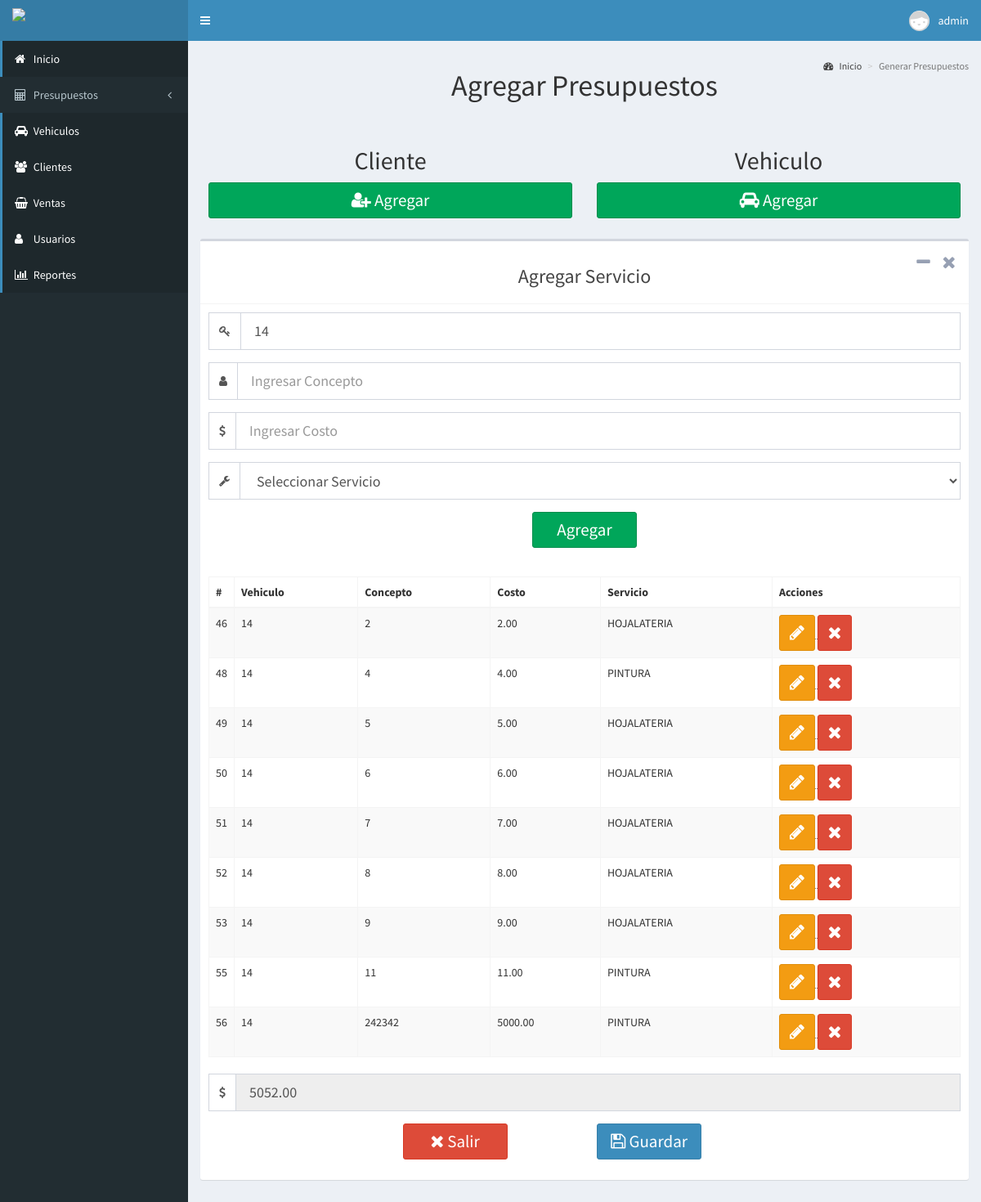
The app's page /presupuesto (signed in) with its own data.
### tables this page shows
CREATE TABLE `servicio` (
  `codigo` int(11) NOT NULL,
  `concepto` text DEFAULT NULL,
  `costo` decimal(10,2) DEFAULT NULL,
  `tipo` varchar(80) DEFAULT NULL,
  `Id_v` int(11) DEFAULT NULL
);

### controladores/plantilla.controlador.php (called while the page is built)
<?php
class ControladorPlantilla{
	public static function ctrPlantilla(){
		include "vistas/plantilla.php";
	}
}

### index.php (called while the page is built, shortened)
<?php
require_once "controladores/plantilla.controlador.php";
require_once "controladores/vehiculos.controlador.php";
require_once "controladores/servicio.controlador.php";
require_once "modelos/vehiculos.modelo.php";
require_once "modelos/servicio.modelo.php";
$plantilla = new ControladorPlantilla();
$plantilla -> ctrPlantilla();

### controladores/vehiculos.controlador.php (called while the page is built, shortened)
<?php
class ControladorVehiculos{
    public static function ctrMostrarVehiculo2($item){
        $tabla = "vehiculo";
        $respuesta = ModeloVehiculos::MdlMostrarVehiculo2($tabla,$item);
        return $respuesta;
    }
}

### modelos/conexion.php (called while the page is built)
<?php
class Conexion{
	 public static function conectar(){
		$link = new PDO("mysql:host=localhost;dbname=luismart",
			            "root",
			            "");
		$link -> exec("set names utf8");
		return $link;
	}
}

### modelos/vehiculos.modelo.php (called while the page is built, shortened)
<?php
require_once "conexion.php";
class ModeloVehiculos
{
	public static function MdlMostrarVehiculo2($tabla, $item)
	{
		if ($item == null) {
			$stmt = Conexion::conectar()->prepare("SELECT MAX(id_v) FROM $tabla");
			$stmt->execute();
			return $stmt->fetch();
		}
	}
}

### controladores/servicio.controlador.php (called while the page is built, shortened)
<?php
class ControladorServicios
{
    public static function ctrMostrarServicio($item, $valor)
    {
        $tabla = "servicio";
        $respuesta = ModeloServicio::MdlMostrarServicio($tabla, $item, $valor);
        return $respuesta;
    }
    public static function ctrMostrarServicio2($item)
    {
        $tabla = "servicio";
        $respuesta = ModeloServicio::MdlMostrarServicio2($tabla, $item);
        return $respuesta;
    }
}

### modelos/servicio.modelo.php (called while the page is built, shortened)
<?php
require_once "conexion.php";
class ModeloServicio
{
	public static function MdlMostrarServicio($tabla, $item, $valor)
	{
		if ($item != null) {
			$stmt = Conexion::conectar()->prepare(
				"SELECT * FROM $tabla WHERE $item = :$item"
			);
			$stmt->bindParam(":" . $item, $valor, PDO::PARAM_STR);
			$stmt->execute();
			return $stmt->fetch();
		} else {
			$stmt = Conexion::conectar()->prepare(
				"SELECT * FROM $tabla as s
				inner join `vehiculo` as v
				on v.id_v = s.Id_v
				where s.Id_v = (SELECT max(Id_v) from `vehiculo`)"
			);
			$stmt->execute();
			return $stmt->fetchAll();
		}
	}
	public static function MdlMostrarServicio2($tabla, $item)
	{
		if ($item == null) {
			$stmt = Conexion::conectar()->prepare(
				"SELECT SUM(costo) FROM $tabla as s
			inner join `vehiculo` as v
			on v.id_v = s.Id_v
			where s.Id_v = (SELECT max(Id_v) from `vehiculo`);"
			);
			$stmt->execute();
			return $stmt->fetchAll();
		}
	}
}

### vistas/modulos/presupuesto.php (the view, shortened to what this page needs)
<div class="content-wrapper">
  <section class="content-header">
    <div class="row">
      <div class="col">
        <h1 class="text-center">
          Agregar Presupuestos
        </h1>
      </div>
    </div>
    <ol class="breadcrumb">
      <li><a href="#"><i class="fa fa-dashboard"></i> Inicio</a></li>
      <li class="active">Generar Presupuestos</li>
    </ol>
  </section>
  <section class="content">
    <div class="box-body">
      <div class="row">
        <div class="col-md-6">
          <div class="form-group ">
            <h2 class="text-center">Cliente</h2>
            <abbr id="toltipx" title="Agregar cliente">
              <button class="btn btn-block btn-success" data-toggle="modal" data-target="#modalAgregarC"><i class="fa fa-user-plus" aria-hidden="true"></i> Agregar</button>
            </abbr>
          </div>
        </div>
        <div class="col-md-6">
          <div class="form-group">
            <h2 class="text-center">Vehiculo</h2>
            <abbr id="toltipx" title="Agregar vehículo">
              <button class="btn btn-block btn-success" data-toggle="modal" data-target="#modalAgregarV"><i class="fa fa-car" aria-hidden="true"></i> Agregar</button>
            </abbr>
          </div>
        </div>
      </div>
    </div>
    <div class="box">
      <div class="box-header with-border">
        <h3 class="text-center">Agregar Servicio</h3>
        <div class="box-tools pull-right">
          <button type="button" class="btn btn-box-tool" data-widget="collapse" data-toggle="tooltip" title="Collapse">
            <i class="fa fa-minus"></i></button>
          <button type="button" class="btn btn-box-tool" data-widget="remove" data-toggle="tooltip" title="Remove">
            <i class="fa fa-times"></i></button>
        </div>
      </div>
      <div class="box-body">
        <form role="form" method="post" enctype="multipart/form-darta">
          <div class="form-group">
            <div class="input-group">
              <span class="input-group-addon"><i class="fa fa-key"></i></span>
              <abbr id="toltipx" title="Ingrese el ID del vehiculo">
                <?php
                $item = null;
                $vehiculo = ControladorVehiculos::ctrMostrarVehiculo2($item);
                echo '<input type="number" class="form-control input-lg" name="nuevoV" placeholder="Ingresar Id Vehiculo" value="' . $vehiculo[0] . '" required>'
                ?>
              </abbr>
            </div>
          </div>
          <div class="form-group">
            <div class="input-group">
              <span class="input-group-addon"><i class="fa fa-user"></i></span>
              <abbr id="toltipx" title="Agregue una descripción del servicio">
                <input type="text" class="form-control input-lg" name="nuevoConcepto" placeholder="Ingresar Concepto" required onkeyup="mayus(this);">
              </abbr>
            </div>
          </div>
          <div class="form-group">
            <div class="input-group">
              <span class="input-group-addon"><i class="fa fa-usd"></i></span>
              <abbr id="toltipx" title="Agregue el costo del servicio">
                <input type="number" class="form-control input-lg" name="nuevoCosto" placeholder="Ingresar Costo" required>
              </abbr>
            </div>
          </div>
          <div class="form-group">
            <div class="input-group">
              <span class="input-group-addon"><i class="fa fa-wrench"></i></span>
              <abbr id="toltipx" title="Seleccione el servicio a dar">
                <select class="form-control input-lg" name="nuevoServicio">
                  <option value="">Seleccionar Servicio</option>
                </select>
              </abbr>
            </div>
          </div>
          <div class="row justify-content-center">
            <div class="col-md-2 col-md-offset-5">
              <div class="form-group">
                <abbr id="toltipx" title="Agregar servicio">
                  <button type="submit" class="btn btn-block btn-success">Agregar</button>
                </abbr>
              </div>
            </div>
          </div>
        </form>
      </div>
      <div class="box-body">
        <table class="table table-bordered table-striped dt-responsive tablas" width="100%">
          <thead>
            <tr>
              <th style="width: 10px">#</th>
              <th>Vehiculo</th>
              <th>Concepto</th>
              <th>Costo</th>
              <th>Servicio</th>
              <th>Acciones</th>
            </tr>
          </thead>
          <tbody>
            <?php
            $item = null;
            $valor = null;
            $clientes = ControladorServicios::ctrMostrarServicio($item, $valor);
            foreach ($clientes as $key => $value) {
              echo '<tr>
                  <td>' . $value["codigo"] . '</td>
                  <td>' . $value["Id_v"] . '</td>
                  <td>' . $value["concepto"] . '</td>
                  <td>' . $value["costo"] . '</td>
                  <td>' . $value["tipo"] . '</td>
                  <td>
                    <div class="btn-group">
                      <abbr id="toltipx" title="Editar servicio">
                      <button class="btn btn-warning btnEditarServicio" idServicio="' . $value["codigo"] . '" data-toggle="modal" data-target="#modalEditarServicio"><i class="fa fa-pencil"></i></button>
                      </abbr>
                      <abbr id="toltipx" title="Cancelar servicio">
                      <button class="btn btn-danger btnEliminarServicio" idServicio="' . $value["codigo"] . '"><i class="fa fa-times"></i></button>
                      </abbr>
                    </div>
                  </td>
                </tr>';
            }
            ?>
          </tbody>
        </table>
      </div>
      <div class="box-body">
        <form role="form" method="post" enctype="multipart/form-darta">
          <div class="form-group">
            <div class="input-group">
              <span class="input-group-addon"><i class="fa fa-usd"></i></span>
              <abbr id="toltipx" title="Costo total del presupuesto">
                <?php
                $item = null;
                $total = ControladorServicios::ctrMostrarServicio2($item);
                echo '
                <input type="text" class="form-control input-lg" name="nuevoTotal"
                placeholder="Total del presupuesto" value="' . $total[0][0] . '" disabled required>'
                ?>
              </abbr>
            </div>
          </div>
          <div class="row justify-content-center">
            <div class="col-md-2 col-md-offset-3">
              <div class="form-group">
                <abbr id="toltipx" title="Cancelar presupuesto">
                  <button type="button" class="btn btn-block btn-danger"><i class="fa fa-times" aria-hidden="true"></i> Salir</button>
                </abbr>
              </div>
            </div>
            <div class="col-md-2 col-md-offset-1">
              <div class="form-group">
                <abbr id="toltipx" title="Guardar presupuesto">
                  <button type="submit" name="btn1" class="btn btn-block btn-primary"><i class="fa fa-floppy-o" aria-hidden="true"></i> Guardar</button>
                </abbr>
              </div>
            </div>
          </div>
        </form>
      </div>
    </div>
  </section>
</div>

### vistas/plantilla.php (shortened to what this page needs)
<!DOCTYPE html>
<html>
<head>
  <link rel="stylesheet" href="vistas/bower_components/bootstrap/dist/css/bootstrap.min.css">
  <link rel="stylesheet" href="vistas/bower_components/font-awesome/css/font-awesome.min.css">
  <link rel="stylesheet" href="vistas/bower_components/Ionicons/css/ionicons.min.css">
  <link rel="stylesheet" href="vistas/dist/css/AdminLTE.css">
  <link rel="stylesheet" href="vistas/dist/css/skins/_all-skins.min.css">
  <link rel="stylesheet" href="vistas/bower_components/datatables.net-bs/css/dataTables.bootstrap.min.css">
  <link rel="stylesheet" href="vistas/bower_components/datatables.net-bs/css/responsive.bootstrap.min.css">
  <link rel="stylesheet" href="vistas/css/style.css">
</head>
<body class="hold-transition skin-blue login-page">
  <?php
  if (isset($_SESSION["iniciarSesion"]) && $_SESSION["iniciarSesion"] == "ok") {
    echo '<div class="wrapper">';
    include "modulos/cabezote.php";
    include "modulos/menu.php";
    if (isset($_GET["ruta"])) {
      if (
        $_GET["ruta"] == "inicio" ||
        $_GET["ruta"] == "presupuesto" ||
        $_GET["ruta"] == "ver-presupuestos" ||
        $_GET["ruta"] == "vehiculos" ||
        $_GET["ruta"] == "clientes" ||
        $_GET["ruta"] == "venta" ||
        $_GET["ruta"] == "usuarios" ||
        $_GET["ruta"] == "reportes" ||
        $_GET["ruta"] == "salir"
      ) {
        include "modulos/" . $_GET["ruta"] . ".php";
      } else {
        include "modulos/404.php";
      }
    } else {
      include "modulos/inicio.php";
    }
    echo '</div>';
  } else {
    include "modulos/login.php";
  }
  ?>
</body>
</html>

### vistas/modulos/cabezote.php (shortened to what this page needs)
<header class="main-header">
  	<a href="inicio" class="logo">
  		<span class="logo-lg">
  			<img src="vistas/img/plantilla/logoluismart2.png" class="img-responsive"
  			 style="padding: 10px 0px">
  		</span>
  	</a>
  	<nav class="navbar navbar-static-top" role="navegation">
  		<a href="#" class="sidebar-toggle" data-toggle="push-menu" role="button">
  		</a>
  		<div class="navbar-custom-menu">
  			<ul class="nav navbar-nav">
  				<li class="dropdown user user-menu">
  					<a href="#" class="dropdown-toggle" data-toggle="dropdown">
              <?php
                if($_SESSION["foto"]!= ""){
                  echo '<img src="'.$_SESSION["foto"].'" class="user-image">';
                }else{
                  echo '<img src="vistas/img/usuarios/default/anonymous.png" class="user-image">';
                }
              ?>
  						<span class="hidden-xs"><?php echo $_SESSION["nombre"]; ?></span>
  					</a>
  				</li>
  			</ul>
  		</div>
  	</nav>
</header>

### vistas/modulos/menu.php (shortened to what this page needs)
<aside class="main-sidebar">
	<section class="sidebar">
		<ul class="sidebar-menu">
			<li class="active">
				<a href="inicio">
					<i class="fa fa-home"></i>
					<span>Inicio</span>
				</a>
			</li>
			<li class="treeview">
				<a href="">
					<i class="fa fa-calculator"></i>
					<span>Presupuestos</span>
					<span class="pull-right-container">
						<i class="fa fa-angle-left pull-right"></i>
					</span>
				</a>
			</li>
			<li class="active">
				<a href="vehiculos">
					<i class="fa fa-car"></i>
					<span>Vehiculos</span>
				</a>
			</li>
			<li class="active">
				<a href="clientes">
					<i class="fa fa-users"></i>
					<span>Clientes</span>
				</a>
			</li>
			<li class="active">
				<a href="venta">
					<i class="fa fa-shopping-basket"></i>
					<span>Ventas</span>
				</a>
			</li>
			<li class="active">
				<a href="usuarios">
					<i class="fa fa-user"></i>
					<span>Usuarios</span>
				</a>
			</li>
			<li class="active">
				<a href="reportes">
					<i class="fa fa-bar-chart"></i>
					<span>Reportes</span>
				</a>
			</li>
		</ul>
	</section>
</aside>

### vistas/css/style.css (style rules this page uses)
#toltipx { text-decoration: none; }
.btn { font-size: 1.5em; }

### records on screen
servicio: codigo "46", Id_v "14", concepto "2", costo "2.00", tipo "HOJALATERIA"
servicio: codigo "48", Id_v "14", concepto "4", costo "4.00", tipo "PINTURA"
servicio: codigo "49", Id_v "14", concepto "5", costo "5.00", tipo "HOJALATERIA"
servicio: codigo "50", Id_v "14", concepto "6", costo "6.00", tipo "HOJALATERIA"
servicio: codigo "51", Id_v "14", concepto "7", costo "7.00", tipo "HOJALATERIA"
servicio: codigo "52", Id_v "14", concepto "8", costo "8.00", tipo "HOJALATERIA"
servicio: codigo "53", Id_v "14", concepto "9", costo "9.00", tipo "HOJALATERIA"
servicio: codigo "55", Id_v "14", concepto "11", costo "11.00", tipo "PINTURA"
servicio: codigo "56", Id_v "14", concepto "242342", costo "5000.00", tipo "PINTURA"

### other values on screen
$_SESSION["nombre"] "admin"
